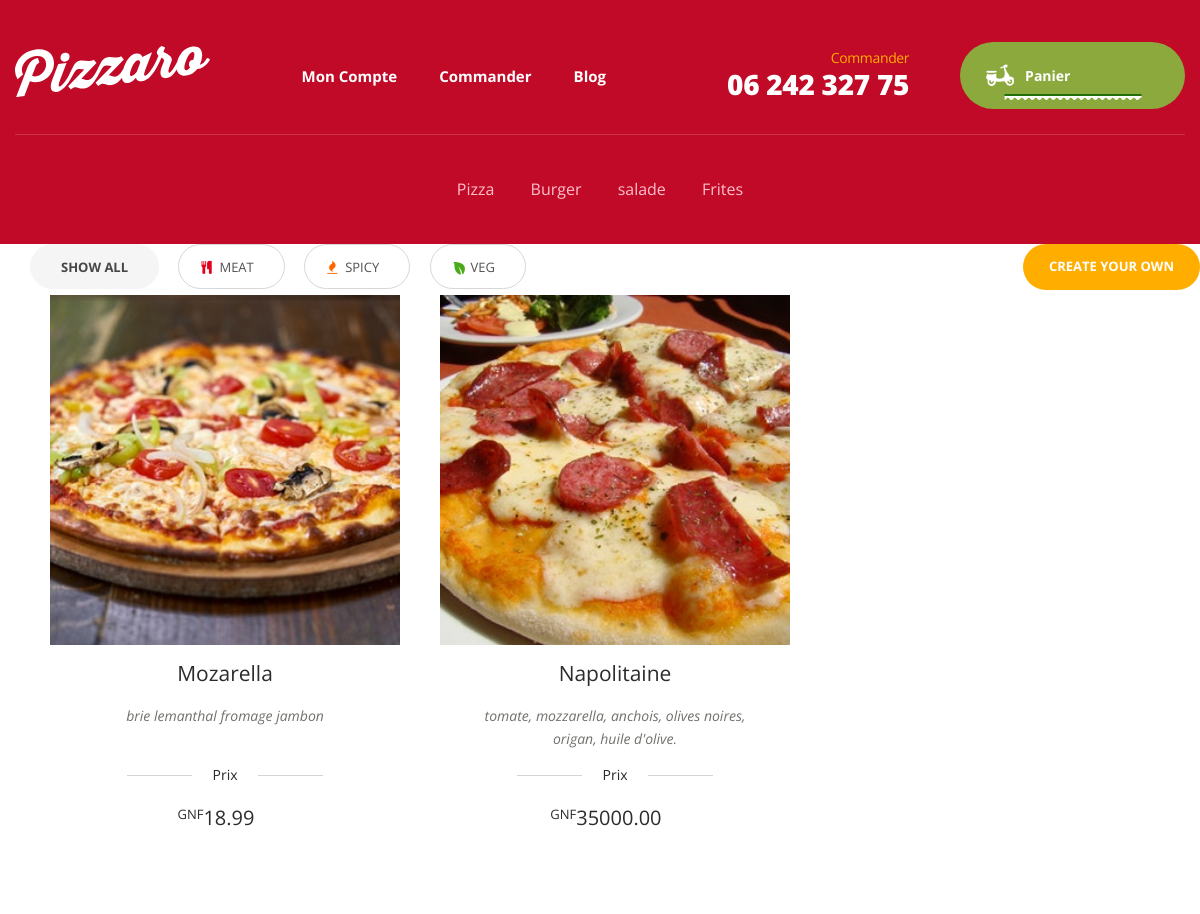
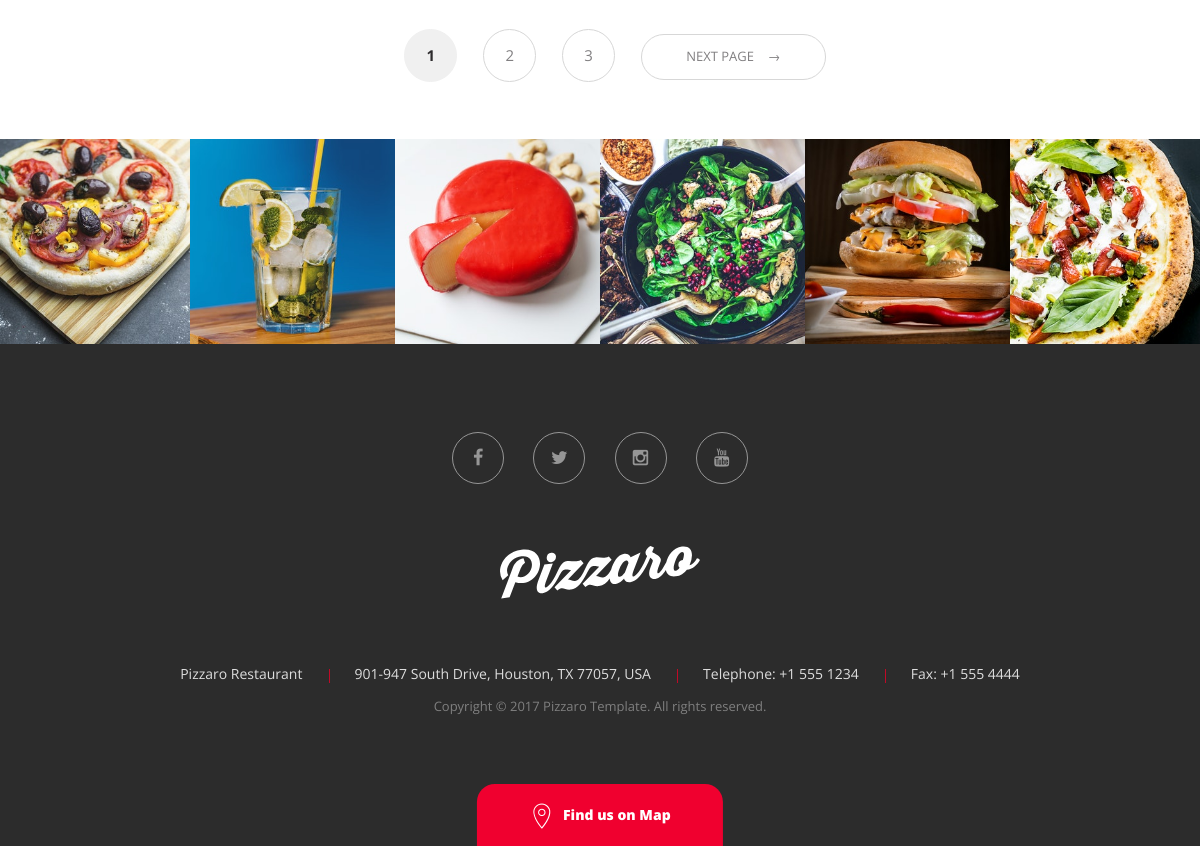
The app's page /store/pizza/ with its own data (2 pictures, top to bottom).
### category/models.py (models this page shows, shortened)
class Category(models.Model):
	category_name = models.CharField('Nom Categorie', max_length=100, blank=True)
	slug          = models.SlugField(max_length=200 ,unique=True)
	description   = models.TextField(max_length=200, blank=True)
	images        = models.ImageField(upload_to='photos/categorie', blank=True)
	class Meta:
		verbose_name = 'Categorie'
		verbose_name_plural = 'Categories'
	def get_url(self):
		return reverse('product_by_category', args=[self.slug])

### store/models.py (models this page shows, shortened)
class Product(models.Model):
	product_name = models.CharField(max_length=100, unique=True, verbose_name='Nom du produit')
	slug         = models.SlugField(max_length=100, unique=True)
	description  = models.TextField(max_length=500, blank=True)
	price        = models.FloatField(default=0.0, verbose_name="Prix")
	images       = models.ImageField(upload_to='photos/produits')
	stock        = models.IntegerField()
	is_available = models.BooleanField(default=True, verbose_name='Disponible')
	category       = models.ForeignKey(Category, on_delete=models.CASCADE, verbose_name="Categorie")
	created_date   = models.DateTimeField(auto_now_add=True, verbose_name = "Creation")
	modified_date  = models.DateTimeField(auto_now=True, verbose_name = "Modification")
	class Meta:
		verbose_name = 'Produit'
		verbose_name_plural = 'Produits'

### store/views.py (the view)
# urls.py: path('store/', include('store.urls')),
def store(request, category_slug=None):
	categories = None
	products = None
	if category_slug != None:
		categories = get_object_or_404(Category, slug=category_slug)
		products = Product.objects.filter(category=categories, is_available=True)
		product_count = products.count()
	else:
		products = Product.objects.filter(category=categories, is_available=True)
		product_count = products.count()
	context = {
		'products' : products,
		'product_count' : product_count,
	}
	return render(request, 'store/store.html', context)

### templates/store/store.html (shortened to what this page needs)
{% extends "base.html" %}
{% load static %}
{% block content %}
<div id="content" class="site-content" tabindex="-1">
            <div class="col-full">
               <div class="pizzaro-sorting">
                  <div class="food-type-filter">
                     <div class="clear-food-type-filter chosen"><a href="#">Show All</a>
                     </div>
                     <div class="widget woocommerce widget_layered_nav">
                        <ul>
                           <li class="wc-layered-nav-term "><a href="#">Meat</a> <span class="food-type-icon"><i class="fa fa-cutlery"></i></span></li>
                           <li class="wc-layered-nav-term "><a href="#">Spicy</a> <span class="food-type-icon"><i class="fa fa-fire"></i></span></li>
                           <li class="wc-layered-nav-term "><a href="#">Veg</a> <span class="food-type-icon"><i class="po po-veggie-icon"></i></span></li>
                        </ul>
                     </div>
                     <div class="create-your-own"><a href="single-product-v3.html">Create your own</a></div>
                  </div>
               </div>
               <div id="primary" class="content-area">
                  <main id="main" class="site-main" >
                     <ul class="products">
                     	{% for food in products %}
                        <li class="post-82 product type-product status-publish has-post-thumbnail product_cat-pizza  instock shipping-taxable purchasable product-type-simple addon-product">
                           <div class="product-outer">
                              <div class="product-inner">
                                 <div class="product-image-wrapper">
                                    <a href="single-product-v2.html" class="woocommerce-LoopProduct-link"><img width="600" height="280" src="{{ food.images.url }}" class="attachment-pizzaro-product-list-fw-col-1 size-pizzaro-product-list-fw-col-1" alt="84" title="84"></a>
                                 </div>
                                 <div class="product-content-wrapper">
                                    <a href="single-product-v2.html" class="woocommerce-LoopProduct-link">
                                       <h3>{{ food.product_name }}</h3>
                                       <div itemprop="description">
                                          <p style="max-height: none;">{{ food.description }}</p>
                                       </div>
                                       <div  class="yith_wapo_groups_container">
                                          <div  class="ywapo_group_container ywapo_group_container_radio form-row form-row-wide " data-requested="1" data-type="radio" data-id="1" data-condition="">
                                             <h3><span>Prix</span></h3>
                                             <div class="ywapo_input_container ywapo_input_container_radio">
                                                <span class="ywapo_label_price">
                                                <span class="woocommerce-Price-amount amount"><span class="woocommerce-Price-currencySymbol">GNF</span>{{ food.price|floatformat:2 }}</span>
                                                </span>
                                             </div>
                                          </div>
                                       </div>
                                    </a>
                                 </div>
                              </div>
                           </div>
                        </li>
                        {% endfor %}
                     </ul>
                     <nav class="woocommerce-pagination">
                        <ul class="page-numbers">
                           <li><span class="page-numbers current">1</span></li>
                           <li><a class="page-numbers" href="#">2</a></li>
                           <li><a class="page-numbers" href="#">3</a></li>
                           <li><a class="next page-numbers" href="#">Next Page &nbsp;&nbsp;&nbsp;→</a></li>
                        </ul>
                     </nav>
                  </main>
               </div>
            </div>
         </div>
{% endblock content %}

### templates/base.html (shortened to what this page needs)
{% load static %}
<!DOCTYPE html>
<html lang="fr-FR" itemscope="itemscope" itemtype="http://schema.org/WebPage">
   <head>
      <link rel="stylesheet" type="text/css" href="{% static 'css/bootstrap.min.css' %}" media="all" />
      <link rel="stylesheet" type="text/css" href="{% static 'css/font-awesome.min.css' %}" media="all" />
      <link rel="stylesheet" type="text/css" href="{% static 'css/animate.min.css' %}" media="all" />
      <link rel="stylesheet" type="text/css" href="{% static 'css/font-pizzaro.css' %}" media="all" />
      <link rel="stylesheet" type="text/css" href="{% static 'css/style.css' %}" media="all" />
      <link rel="stylesheet" type="text/css" href="{% static 'css/colors/red.css' %}" media="all" />
      <link rel="stylesheet" type="text/css" href="{% static 'css/jquery.mCustomScrollbar.min.css' %}" media="all" />
</head>
<body class="page-template-template-homepage-v1 home-v1">
   <div id="page" class="hfeed site">
         {% include "includes/navbar.html" %}
         <div id="content" class="site-content" tabindex="-1" >
            <div class="col-full">
               <div id="primary" class="content-area">
                  <main id="main" class="site-main" >
                  {% block content %}
                  {% endblock content %}
                  </main>
               </div>
            </div>
         </div>
   </div>
{% include "includes/footer.html" %}

### templates/includes/navbar.html (shortened to what this page needs)
{% load static %}
<header id="masthead" class="site-header header-v1"  style="background-image: none; ">
            <div class="col-full">
               <div class="header-wrap">
                  <div class="site-branding">
                     <a href="{% url 'home' %}" class="custom-logo-link" rel="home">
                     </a>
                  </div>
                  <nav id="site-navigation" class="main-navigation"  aria-label="Primary Navigation">
                     <div class="primary-navigation">
                        <ul id="menu-main-menu" class="menu nav-menu" aria-expanded="false">
                           <li class="menu-item"><a href="store-locator.html">Mon Compte</a></li>
                           <li class="menu-item"><a href="shop-grid-3-column.html">Commander</a></li>
                           <li class="menu-item"><a href="blog.html">Blog</a></li>
                        </ul>
                     </div>
                  </nav>
                  <div class="header-info-wrapper">
                     <div class="header-phone-numbers">
                        <span class="intro-text">Commander</span>
                        <span id="city-phone-number-label" class="phone-number">06 242 327 75</span>
                     </div>
                     <ul class="site-header-cart-v2 menu">
                        <li class="cart-content ">
                           <a href="cart.html" title="View your shopping cart">
                           <i class="po po-scooter"></i>
                           <span>Panier</span>
                           </a>
                           <ul class="sub-menu">
                              <li>
                              </li>
                           </ul>
                        </li>
                     </ul>
                  </div>
               </div>
               <div class="pizzaro-secondary-navigation">
                  <nav class="secondary-navigation"  aria-label="Secondary Navigation">
                     <ul  class="menu">
                     {% for category in link  %}
                        <li class="menu-item"><a href="{{ category.get_url }}">{{ category.category_name }}</a></li>
                     {% endfor %}
                     </ul>
                  </nav>
               </div>
            </div>
         </header>

### templates/includes/footer.html (shortened to what this page needs)
{% load static %}
<div class="footer-v1-static-content">
            <div class="kc-css-994088 kc_row">
               <div class="kc-row-container  kc-container">
                  <div class="kc-wrap-columns">
                     <div class="kc-css-194963 kc_col-sm-12 kc_column kc_col-sm-12">
                        <div class="stretch-full-width kc-col-container">
                           <div class="kc-css-126640 kc_shortcode kc_wrap_instagram  kc_ins_col_6">
                              <ul class="row">
                                  <li class="col-md-2 col-sm-2 col-lg-2 col-xs-4"><a href="https://www.instagram.com/p/BO4Gyf2hTkr/" target="_blank"><img alt="" src="{% static 'images/footer/pizza.jpg' %}"></a></li>
                                  <li class="col-md-2 col-sm-2 col-lg-2 col-xs-4"><a href="https://www.instagram.com/p/BO4Gtf1BCmM/" target="_blank"><img alt="" src="{% static 'images/footer/jus.jpg' %}"></a></li>
                                  <li class="col-md-2 col-sm-2 col-lg-2 col-xs-4"><a href="https://www.instagram.com/p/BO4GnvhBqNt/" target="_blank"><img alt="" src="{% static 'images/footer/cheese.jpg' %}"></a></li>
                                  <li class="col-md-2 col-sm-2 col-lg-2 col-xs-4"><a href="https://www.instagram.com/p/BO4GhsuhQE4/" target="_blank"><img alt="" src="{% static 'images/footer/salad.jpg' %}"></a></li>
                                  <li class="col-md-2 col-sm-2 col-lg-2 col-xs-4"><a href="https://www.instagram.com/p/BO4F_ZbBuxI/" target="_blank"><img alt="" src="{% static 'images/footer/burger.jpg' %}"></a></li>
                                  <li class="col-md-2 col-sm-2 col-lg-2 col-xs-4"><a href="https://www.instagram.com/p/BO4F8fLhgkp/" target="_blank"><img alt="" src="{% static 'images/footer/pizza2.jpg' %}"></a></li>
                              </ul>
                           </div>
                        </div>
                     </div>
                  </div>
               </div>
            </div>
         </div>
         <footer id="colophon" class="site-footer footer-v1" >
            <div class="col-full">
               <div class="footer-social-icons">
                  <ul class="social-icons list-unstyled">
                     <li><a class="fa fa-facebook" href="#"></a></li>
                     <li><a class="fa fa-twitter" href="#"></a></li>
                     <li><a class="fa fa-instagram" href="#"></a></li>
                     <li><a class="fa fa-youtube" href="#"></a></li>
                  </ul>
               </div>
               <div class="footer-logo">
                  <a href="index.html" class="custom-logo-link" rel="home">
                  </a>
               </div>
               <div class="site-address">
                  <ul class="address">
                     <li>Pizzaro Restaurant</li>
                     <li>901-947 South Drive, Houston, TX 77057, USA</li>
                     <li>Telephone: +1 555 1234</li>
                     <li>Fax: +1 555 4444</li>
                  </ul>
               </div>
               <div class="site-info">
                  <p class="copyright">Copyright &copy; 2017 Pizzaro Template. All rights reserved.</p>
               </div>
               <a role="button" class="footer-action-btn" data-toggle="collapse" href="#footer-map-collapse"><i class="po po-map-marker"></i>Find us on Map</a>
            </div>
         </footer>
   </body>
</html>

### records on screen
Category: category_name "Pizza"
Category: category_name "Burger"
Category: category_name "salade"
Category: category_name "Frites"
Product: images (picture), product_name "Mozarella", description "brie lemanthal fromage jambon", price "18.99"
Product: images (picture), product_name "Napolitaine", description "tomate, mozzarella, anchois, olives noires, origan, huile d'olive.", price "35000.00"
